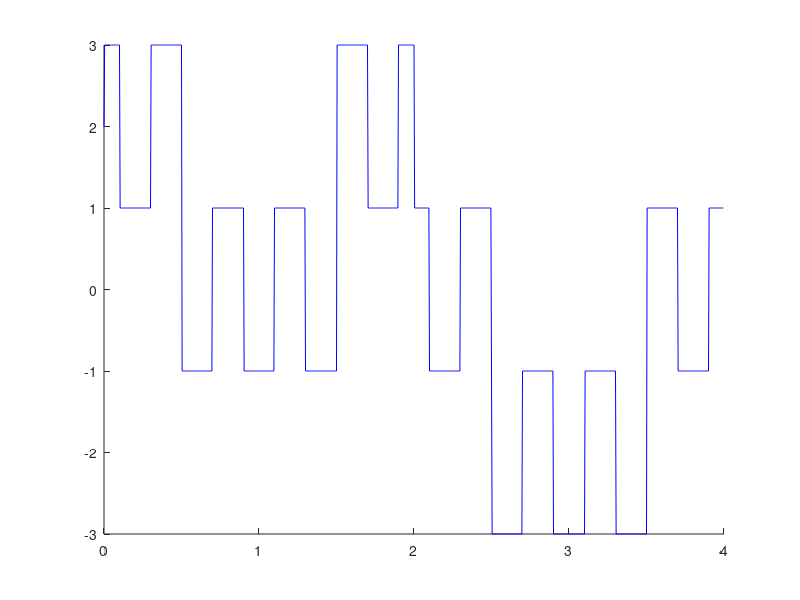
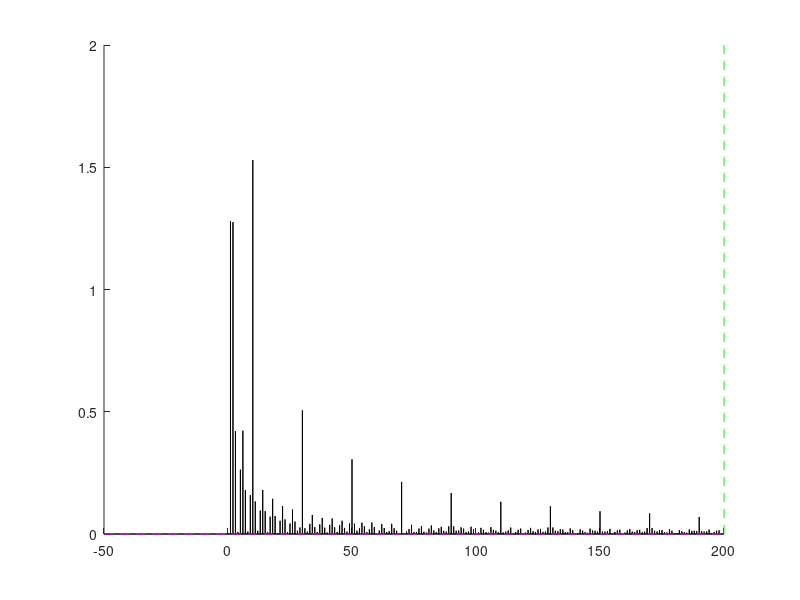
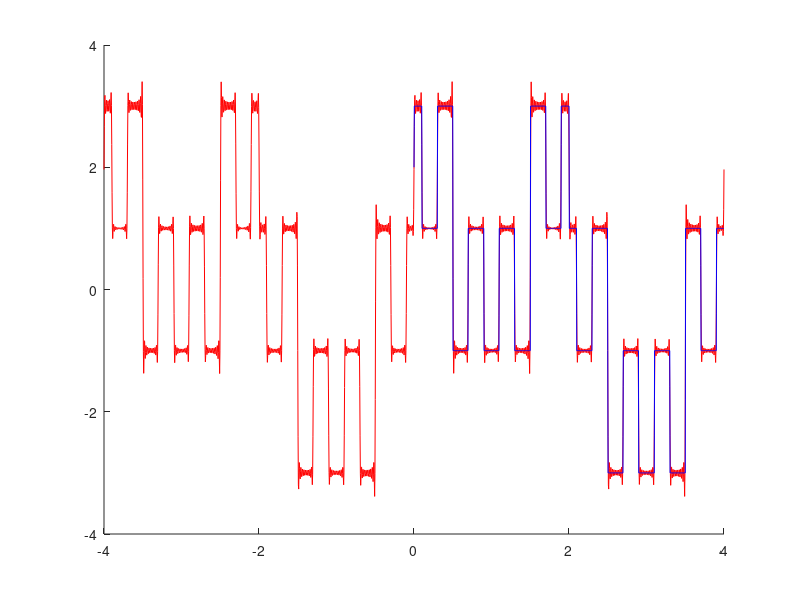

These charts were generated, in order, by the following MATLAB code:
%kazkokia aproksimacija
function main
clc
close all
clear all
n=1000;
m=200;
T=4; dazniu_slenkstis=m; amplitudes_slenkstis=0;
dt=T/n;
N=1000;
dttt=T/N; ttt=-T:dttt:T; t=0:dt:T-dt;
fff=funk(T,t);
figure(1); hold on; plot(t,fff,'b-');
ac0=dot(fff, fc(0,T,t))/n;
for i=1:m-1
    ac(i)=dot(fff,fc(i,T,t))*2/n;
    as(i)=dot(fff,fs(i,T,t))*2/n;
end
figure(2); hold on;
bar(0:m-1, [ac0, sqrt(ac.^2+as.^2)], 0.01);
xx=axis; plot(xx(1:2), amplitudes_slenkstis*[1, 1], 'm--');
plot(dazniu_slenkstis*[1,1], xx(3:4), 'g--');
fffz=ac0*fc(0,T,ttt); dazniai=1:m-1;
dazniai=dazniai(dazniai<dazniu_slenkstis);
for i=dazniai
    if sqrt(ac.^2+as.^2) > amplitudes_slenkstis
        fffz=fffz+ac(i)*fc(i,T,ttt)+as(i)*fs(i,T,ttt);
    end
end
figure(3); hold on; plot(ttt, fffz, 'r-'); plot(t, fff, 'b-');

end

function f=funk(T, t)
f=sign(sin(2*pi*t/T))+sign(cos(2*pi*2*t/T))+sign(cos(2*pi*10*t/T));
return
end

function c=fc(i, T, t)
c=cos(2*pi*t*i/T);
return
end

function c=fs(i, T, t)
c=sin(2*pi*t*i/T);
return
end